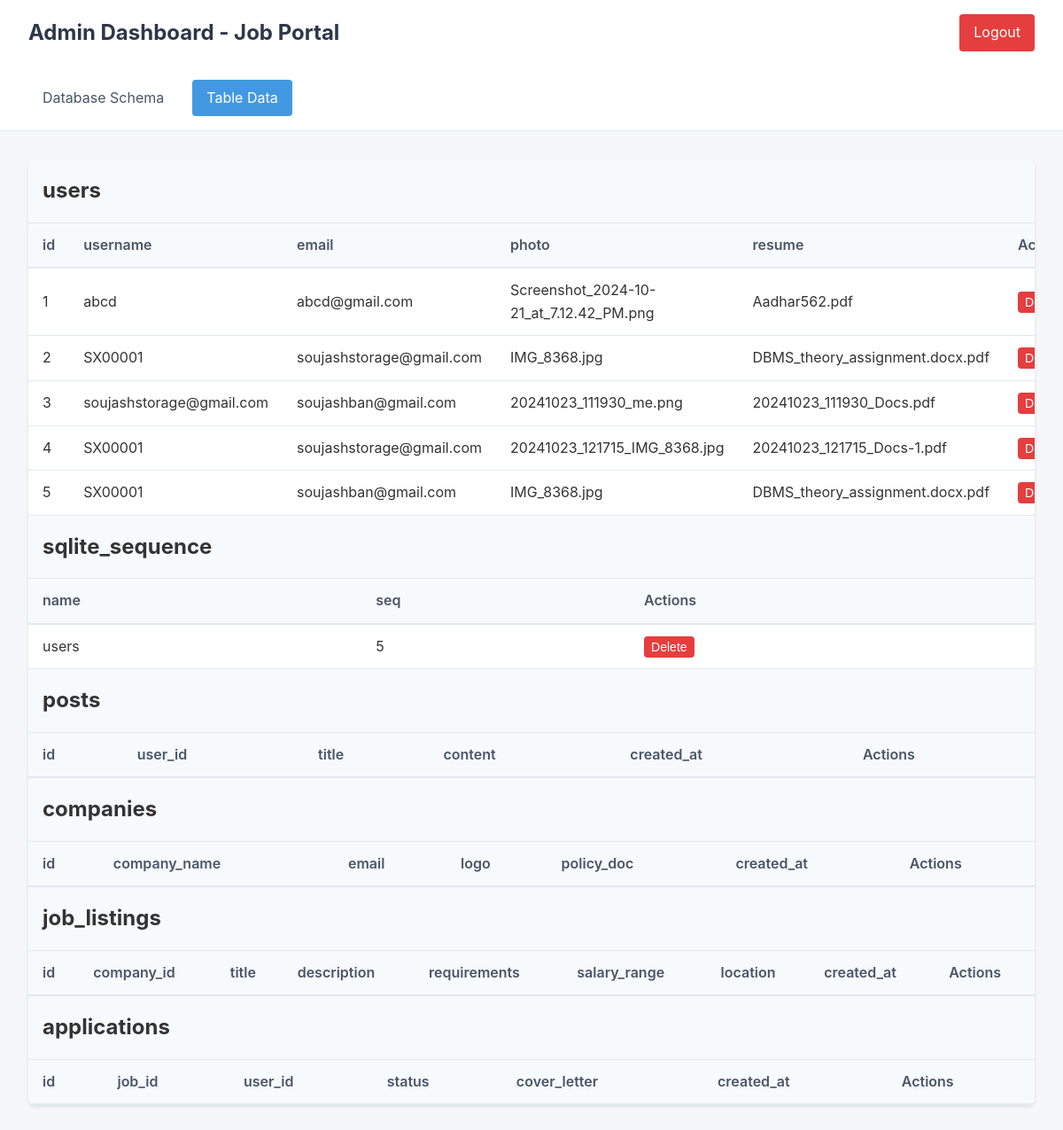
Before: /admin/tables (signed in) with the older database file.
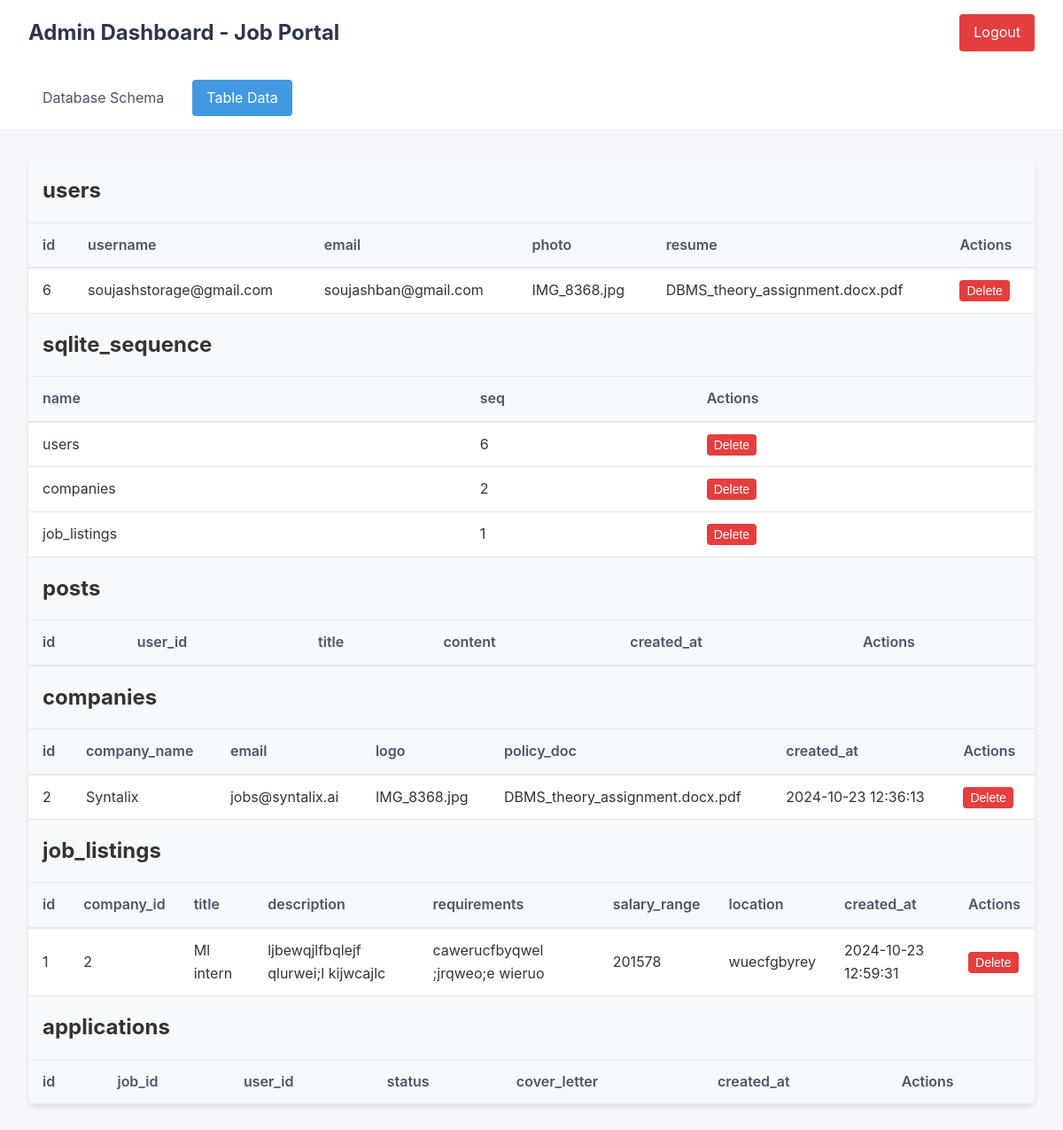
After: the same page with the newer database file.
### tables this page shows
CREATE TABLE users (
                        id INTEGER PRIMARY KEY AUTOINCREMENT,
                        username TEXT NOT NULL,
                        email TEXT NOT NULL,
                        password TEXT NOT NULL,
                        photo TEXT NOT NULL,
                        resume TEXT NOT NULL);

CREATE TABLE companies (
                        id INTEGER PRIMARY KEY AUTOINCREMENT,
                        company_name TEXT NOT NULL UNIQUE,
                        email TEXT NOT NULL UNIQUE,
                        password TEXT NOT NULL,
                        logo TEXT NOT NULL,
                        policy_doc TEXT NOT NULL,
                        created_at TIMESTAMP DEFAULT CURRENT_TIMESTAMP);

CREATE TABLE job_listings (
                        id INTEGER PRIMARY KEY AUTOINCREMENT,
                        company_id INTEGER NOT NULL,
                        title TEXT NOT NULL,
                        description TEXT NOT NULL,
                        requirements TEXT NOT NULL,
                        salary_range TEXT,
                        location TEXT,
                        created_at TIMESTAMP DEFAULT CURRENT_TIMESTAMP,
                        FOREIGN KEY (company_id) REFERENCES companies (id));

### app.py (the view)
@app.route('/admin/tables')
def admin_tables():
    if not session.get('admin'):
        return redirect(url_for('admin_login'))
    conn = get_db()
    cursor = conn.cursor()
    cursor.execute("SELECT name FROM sqlite_master WHERE type='table';")
    tables = cursor.fetchall()
    table_data = {}
    for table in tables:
        table_name = table['name']
        cursor.execute(f"PRAGMA table_info({table_name});")
        columns = cursor.fetchall()
        visible_columns = [col['name'] for col in columns if col['name'].lower() != 'password']
        columns_str = ', '.join(visible_columns)
        cursor.execute(f"SELECT {columns_str} FROM {table_name}")
        rows = cursor.fetchall()
        primary_key = next((col['name'] for col in columns if col['pk'] == 1), 'id')
        table_data[table_name] = {
            'columns': visible_columns,
            'rows': rows,
            'primary_key': primary_key
        }
    conn.close()
    return render_template('admin.html', table_data=table_data, active_tab='tables')

### app.py (called while the page is built)
def get_db():
    conn = sqlite3.connect('jobportal.db')
    conn.row_factory = sqlite3.Row
    return conn

### templates/admin.html (shortened to what this page needs)
<!DOCTYPE html>
<html lang="en">
<head>
</head>
<body>
    <header class="header">
        <h1>Admin Dashboard - Job Portal</h1>
        <a href="{{ url_for('admin_logout') }}" class="logout-btn">Logout</a>
    </header>
    <nav class="nav-tabs">
        <a href="{{ url_for('admin_dashboard') }}" class="{{ 'active' if active_tab == 'schema' }}">Database Schema</a>
        <a href="{{ url_for('admin_tables') }}" class="{{ 'active' if active_tab == 'tables' }}">Table Data</a>
    </nav>
    <main class="content">
        {% if active_tab == 'schema' %}
        <div class="schema-container">
            {% for table_name, columns in schema_info.items() %}
            <div class="table-card">
                <h2 class="table-name">{{ table_name }}</h2>
                {% for column in columns %}
                <div class="column-info">
                    <span class="column-name">{{ column['name'] }}</span>
                    <span class="column-type">{{ column['type'] }}</span>
                    <div class="constraints">
                        {% if column['pk'] %}PRIMARY KEY{% endif %}
                        {% if column['notnull'] %}NOT NULL{% endif %}
                        {% if column['dflt_value'] %}DEFAULT: {{ column['dflt_value'] }}{% endif %}
                    </div>
                </div>
                {% endfor %}
            </div>
            {% endfor %}
        </div>
        {% else %}
        <div class="tables-container">
            {% for table_name, data in table_data.items() %}
            <h2 class="table-title">{{ table_name }}</h2>
            <table class="table-view">
                <thead>
                    <tr>
                        {% for column in data.columns %}
                        <th>{{ column }}</th>
                        {% endfor %}
                        <th>Actions</th>
                    </tr>
                </thead>
                <tbody>
                    {% for row in data.rows %}
                    <tr>
                        {% for column in data.columns %}
                        <td>{{ row[column] }}</td>
                        {% endfor %}
                        <td>
                            <button class="action-btn delete-btn" onclick="showDeleteModal('{{ table_name }}', '{{ row.id }}')">
                                Delete
                            </button>
                        </td>
                    </tr>
                    {% endfor %}
                </tbody>
            </table>
            {% endfor %}
        </div>
        {% endif %}
    </main>
</body>
</html>

### templates/admin.html (style rules this page uses)
* { margin: 0; padding: 0; box-sizing: border-box; }
body { font-family: -apple-system, BlinkMacSystemFont, 'Segoe UI', Roboto, Oxygen, Ubuntu, sans-serif; line-height: 1.6; color: #333; background-color: #f5f7fa; }
.header { background-color: #fff; padding: 1rem 2rem; box-shadow: 0 2px 4px rgba(0,0,0,0.1); display: flex; justify-content: space-between; align-items: center; }
.header h1 { font-size: 1.5rem; color: #2d3748; }
.logout-btn { padding: 0.5rem 1rem; background-color: #e53e3e; color: white; border: none; border-radius: 4px; text-decoration: none; transition: background-color 0.2s; }
.nav-tabs { display: flex; padding: 1rem 2rem; gap: 1rem; border-bottom: 1px solid #e2e8f0; background-color: #fff; }
.nav-tabs a { padding: 0.5rem 1rem; text-decoration: none; color: #4a5568; border-radius: 4px; transition: all 0.2s; }
.nav-tabs a.active { background-color: #4299e1; color: white; }
.content { padding: 2rem; max-width: 1200px; margin: 0 auto; }
.tables-container { background-color: white; border-radius: 8px; box-shadow: 0 2px 4px rgba(0,0,0,0.1); overflow: hidden; }
.table-title { padding: 1rem; background-color: #f7fafc; border-bottom: 1px solid #e2e8f0; }
.table-view { width: 100%; border-collapse: collapse; }
.table-view th { background-color: #f7fafc; padding: 0.75rem 1rem; text-align: left; font-weight: 600; color: #4a5568; border-bottom: 2px solid #e2e8f0; }
.table-view td { padding: 0.75rem 1rem; border-bottom: 1px solid #e2e8f0; }
.action-btn { padding: 0.25rem 0.5rem; border-radius: 4px; border: none; cursor: pointer; font-size: 0.875rem; }
.delete-btn { background-color: #e53e3e; color: white; }

Changed rows visible on the page:
removed users: id "1" "abcd" "abcd@gmail.com" "Screenshot_2024-10-21_at_7.12.42_PM.png" "Aadhar562.pdf"
removed users: id "2" "SX00001" "soujashstorage@gmail.com" "IMG_8368.jpg" "DBMS_theory_assignment.docx.pdf"
removed users: id "3" "soujashstorage@gmail.com" "soujashban@gmail.com" "20241023_111930_me.png" "20241023_111930_Docs.pdf"
removed users: id "4" "SX00001" "soujashstorage@gmail.com" "20241023_121715_IMG_8368.jpg" "20241023_121715_Docs-1.pdf"
removed users: id "5" "SX00001" "soujashban@gmail.com" "IMG_8368.jpg" "DBMS_theory_assignment.docx.pdf"
added users: id "6" "soujashstorage@gmail.com" "soujashban@gmail.com" "IMG_8368.jpg" "DBMS_theory_assignment.docx.pdf"
added companies: id "2" "Syntalix" "jobs@syntalix.ai" "IMG_8368.jpg" "DBMS_theory_assignment.docx.pdf" "2024-10-23 12:36:13"
added job_listings: id "1" "2" "Ml intern" "ljbewqjlfbqlejf qlurwei;l kijwcajlc" "cawerucfbyqwel ;jrqweo;e wieruo" "201578" "wuecfgbyrey" "2024-10-23 12:59:31"
Other visible differences:
list line gone: "5"
new list line: "6 companies 2 Delete job_listings 1 Delete"
